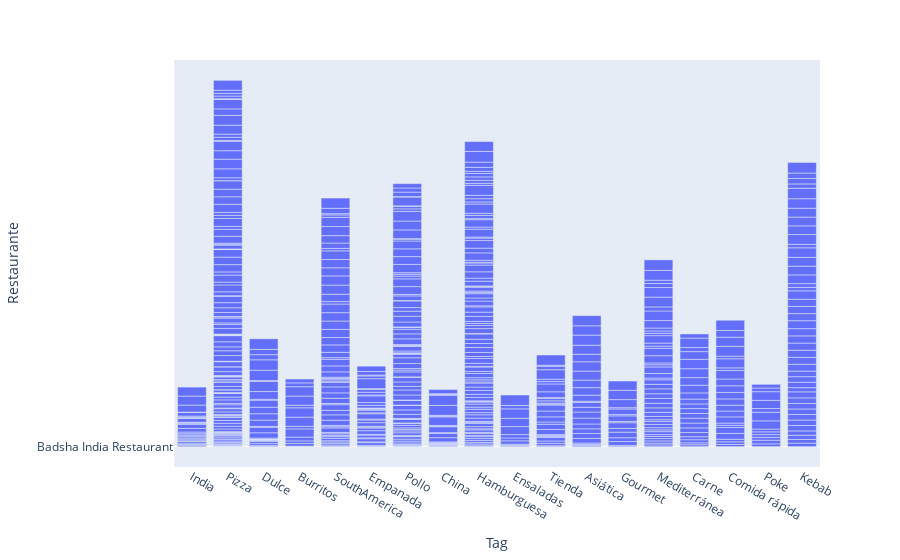

Here is the notebook cell this chart was saved with:
### Code cell
fig = px.bar(ue, x="Tag", y="Restaurante")
fig.show()

### Figure 1 — Plotly figure (JSON) as saved in the notebook; plotly's stock layout.template omitted (floating-point values rounded to 4 significant figures; data arrays with more than 128 entries replaced by an {"elided": "..."} marker saying what was removed)
{"data": [{"alignmentgroup": "True", "hovertemplate": "Tag=%{x}<br>Restaurante=%{y}<extra></extra>", "legendgroup": "", "marker": {"color": "#636efa", "pattern": {"shape": ""}}, "name": "", "offsetgroup": "", "orientation": "v", "showlegend": false, "textposition": "auto", "type": "bar", "x": {"elided": "690 str values"}, "xaxis": "x", "y": {"elided": "690 str values"}, "yaxis": "y"}], "layout": {"barmode": "relative", "legend": {"tracegroupgap": 0}, "margin": {"t": 60}, "xaxis": {"anchor": "y", "domain": [0, 1], "title": {"text": "Tag"}}, "yaxis": {"anchor": "x", "domain": [0, 1], "title": {"text": "Restaurante"}}}}
